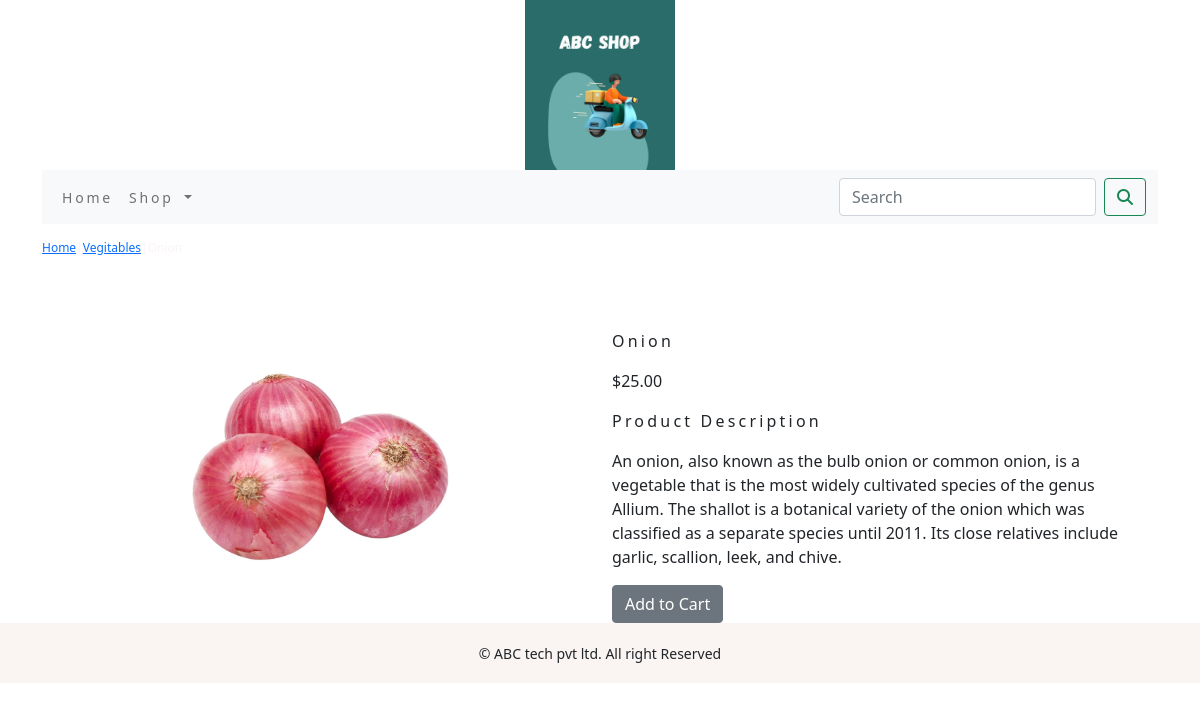
The app's page /shop/vegitables/onion/ with its own data.
### ecomshopapp/models.py (models this page shows, shortened)
class Product(models.Model):
    name = models.CharField(max_length=250, unique=True)
    slug = models.SlugField(max_length=250, unique=True)
    description = models.TextField(blank=True)
    price = models.DecimalField(max_digits=10, decimal_places=2)
    category = models.ForeignKey(Category, on_delete=models.CASCADE)
    image = models.ImageField(upload_to='product', blank=True)
    stock = models.IntegerField()
    available = models.BooleanField(default=True)
    created = models.DateTimeField(auto_now_add=True)
    updated = models.DateTimeField(auto_now=True)
    class Meta:
        ordering = ('name',)
        verbose_name = 'product'
        verbose_name_plural = 'products'

class Category(models.Model):
    name = models.CharField(max_length=250, unique=True)
    slug = models.SlugField(max_length=250, unique=True)
    description = models.TextField(blank=True)
    image = models.ImageField(upload_to='category', blank=True)
    class Meta:
        ordering = ('name',)
        verbose_name = 'category'
        verbose_name_plural = 'categories'
    def get_url(self):
        return reverse('ecomshopapp:products_by_category', args=[self.slug])
    def __str__(self):
        return '{}'.format(self.name)

### ecomshopapp/views.py (the view)
# urls.py: path('<slug:c_slug>/<slug:product_slug>/',views.proDeteail,name='prodCatdetail')
def proDeteail(request, c_slug, product_slug):
    try:
        product = Product.objects.get(category__slug=c_slug, slug=product_slug)
    except Exception as e:
        raise e
    return render(request, 'product.html', {'product': product})

### cart/context_processors.py (called while the page is built)
def counter(request):
    item_count=0
    if 'admin' in request.path:
        return {}
    else:
        try:
            cart=Cart.objects.filter(cart_id=_cart_id(request))
            car_items=CartItem.objects.all().filter(cart=cart[:1])
            for cart_item in car_items:
                item_count += cart_item.quantity
        except Cart.DoesNotExist:
            item_count=0
    return dict(item_count=item_count)

### cart/views.py (called while the page is built)
def _cart_id(request):
    cart = request.session.session_key
    if not cart:
        cart = request.session.create()
    return cart

### ecomshopapp/context_processors.py (called while the page is built)
def menu_links(request):
    links = Category.objects.all()
    return dict(links=links)

### templates/product.html (shortened to what this page needs)
{% extends 'base.html' %}
{% load static %}
{% block content%}
<div class="row my_prod_row_class">
    <div class="mx_auto">
        <p><a href="{% url 'ecomshopapp:AllProdCat'}%">Home</a>|<a href="{{product.category.get_url}}">{{product.category}}</a>|{{product.name}} </p>
    </div>
</div>
<div class="container">
<br>
<div class="row">
    <div class="col-12 col-sm-12 col-md-12 col-lg-6 text-center">
        <div style="min-width:18rem">
            <img src="{{product.image.url}}" alt="{{product.name}}" width="300px">
        </div>
    </div>
        <div class="col-12 col-sm-12 col-md-12 col-lg-6">
            <div>
            <h1 class="my_prod_title">{{product.name}}</h1>
            <p>${{product.price}}</p>
            <p class="my_title">Product Description</p>
            <p class="text-justify my_prod_text">{{product.description}}</p>
            {% if product.stock <= 0 %}
            <p class="text-justify my_prod_text"><b>Out of Stock</b></p>
            {% else %}
            <a class="btn btn-secondary" href="{% url 'cart:add_cart' product.id %}">Add to Cart</a>
            {% endif %}
        </div>
    </div>
</div>
</div>
{% endblock %}

### static/css/custom.css (style rules this page uses)
.my_title { font-size : 16px; text_transform : uppercase; letter-spacing : .2em; }
.my_prod_row_class { padding-top : 15px; padding-bottom : 20px; }
.my_prod_row_class .mx_auto { color : #FAF5F3; font-size : 12px; text-decoration : none; }
.my_prod_title { font-size :16px; text_transform : uppercase; letter-spacing : .2em; padding-top : 15px; padding-bottom : 10px; }
.my_prod_text { padding-right : 20px; }

### records on screen
Product: category "Vegitables", image (picture), name "Onion", price "25.00", description "An onion, also known as the bulb onion or common onion, is a vegetable that is the most widely cultivated species of the genus Allium. The shallot is a botanical variety of the onion which was classified as a separate species until 2011. Its close relatives include garlic, scallion, leek, and chive."
